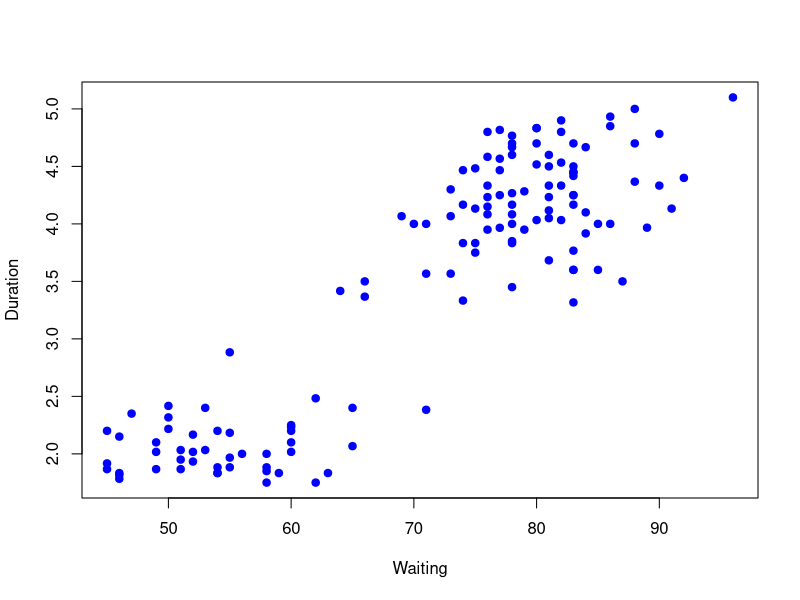
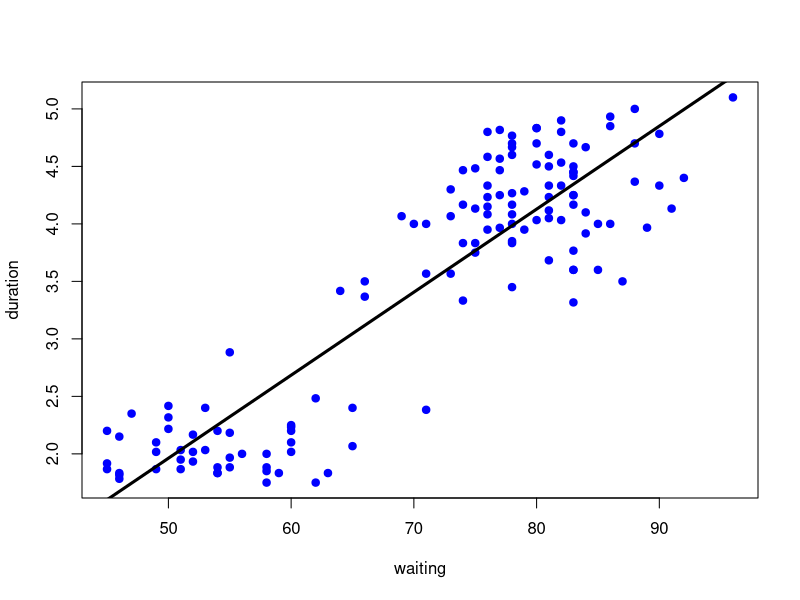
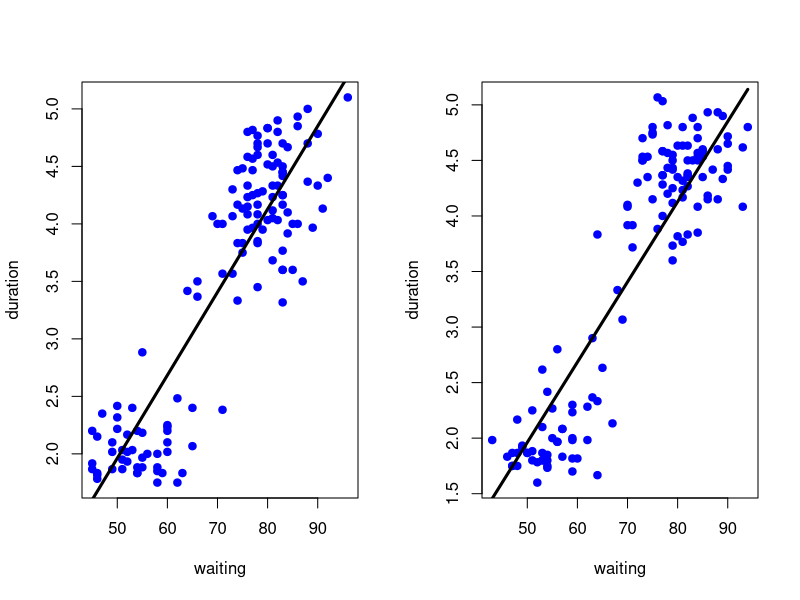
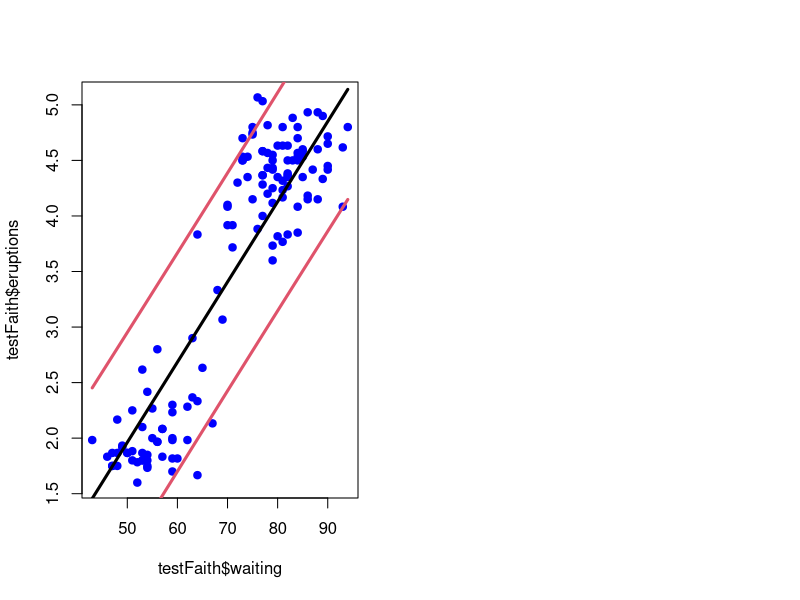

Write R code to recreate these figures, in order.
library(caret);data(faithful); set.seed(333)
inTrain <- createDataPartition(y=faithful$waiting, p=0.5, list=FALSE)
trainFaith <- faithful[inTrain,]; testFaith <- faithful[-inTrain,]
head(trainFaith)

plot(trainFaith$waiting,trainFaith$eruptions,pch=19,col="blue",xlab="Waiting",ylab="Duration")

# Fit a linear model
lm1 <- lm(eruptions ~ waiting, data = trainFaith)
summary(lm1)
plot(trainFaith$waiting,trainFaith$eruptions,pch=19,col="blue",xlab="waiting",ylab="duration")
# IMPORTANT: lmfit$fitted: gives the fitted values
lines(trainFaith$waiting,lm1$fitted,lwd=3)

# Predict a new value
# E.g. new value for waiting time = 80
# Here we don't use the error term because we don't know it
coef(lm1)[1] + coef(lm1)[2]*80
# Alternative
newdata <- data.frame(waiting=80)
predict(lm1,newdata)

# Plot predictinons - training and test
par(mfrow=c(1,2))
plot(trainFaith$waiting,trainFaith$eruptions,pch=19,col="blue",xlab="waiting",ylab="duration")
lines(trainFaith$waiting,predict(lm1),lwd=3)
plot(testFaith$waiting,testFaith$eruptions,pch=19,col="blue",xlab="waiting",ylab="duration")
# the linear line is what has been predicted for the training set
lines(testFaith$waiting,predict(lm1,newdata=testFaith),lwd=3)

# Get training set / test set errors

# Calculate RMSE on training (Root Mean Squarred error)
# It measures how close the fitted values are from the real values
sqrt(sum((lm1$fitted-trainFaith$eruptions)^2))
# Calculate RMSE on test (Root Mean Squarred error)
sqrt(sum((predict(lm1,newdata=testFaith)-testFaith$eruptions)^2))

# Prediction intervals

pred1 <- predict(lm1,newdata=testFaith, interval="prediction")
ord <- order(testFaith$waiting)
plot(testFaith$waiting,testFaith$eruptions,pch=19,col="blue")
matlines(testFaith$waiting[ord], pred1[ord,], type="l",col=c(1,2,2),lty = c(1,1,1),lwd=3)

# Same process with caret
modFit <- train(eruptions~waiting,data=trainFaith,method="lm")
summary(modFit$finalModel)